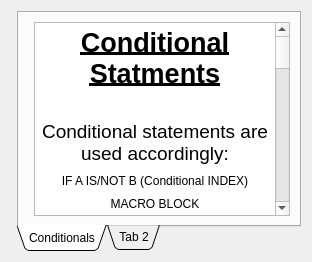
         <widget class="QWidget" name="tab">
          <attribute name="title">
           <string>Documentation</string>
          </attribute>
          <layout class="QFormLayout" name="formLayout_2">
           <item row="0" column="1">
            <widget class="QTabWidget" name="tabWidget_2">
             <property name="sizePolicy">
              <sizepolicy hsizetype="Expanding" vsizetype="Expanding">
               <horstretch>0</horstretch>
               <verstretch>5</verstretch>
              </sizepolicy>
             </property>
             <property name="tabPosition">
              <enum>QTabWidget::South</enum>
             </property>
             <property name="tabShape">
              <enum>QTabWidget::Triangular</enum>
             </property>
             <property name="currentIndex">
              <number>0</number>
             </property>
             <widget class="QWidget" name="Conditional">
              <attribute name="title">
               <string>Conditionals</string>
              </attribute>
              <layout class="QFormLayout" name="formLayout_3">
               <item row="0" column="1">
                <widget class="QTextEdit" name="textEdit_2">
                 <property name="sizePolicy">
                  <sizepolicy hsizetype="Expanding" vsizetype="Expanding">
                   <horstretch>0</horstretch>
                   <verstretch>5</verstretch>
                  </sizepolicy>
                 </property>
                 <property name="readOnly">
                  <bool>true</bool>
                 </property>
                 <property name="html">
                  <string>&lt;!DOCTYPE HTML PUBLIC &quot;-//W3C//DTD HTML 4.0//EN&quot; &quot;http://www.w3.org/TR/REC-html40/strict.dtd&quot;&gt;
&lt;html&gt;&lt;head&gt;&lt;meta name=&quot;qrichtext&quot; content=&quot;1&quot; /&gt;&lt;style type=&quot;text/css&quot;&gt;
p, li { white-space: pre-wrap; }
&lt;/style&gt;&lt;/head&gt;&lt;body style=&quot; font-family:'MS Shell Dlg 2'; font-size:8.25pt; font-weight:400; font-style:normal;&quot;&gt;
&lt;p align=&quot;center&quot; style=&quot; margin-top:0px; margin-bottom:0px; margin-left:0px; margin-right:0px; -qt-block-indent:0; text-indent:0px;&quot;&gt;&lt;span style=&quot; font-family:'Sans Serif'; font-size:20pt; font-weight:600; text-decoration: underline;&quot;&gt;Conditional Statments&lt;/span&gt;&lt;/p&gt;
&lt;p align=&quot;center&quot; style=&quot;-qt-paragraph-type:empty; margin-top:0px; margin-bottom:0px; margin-left:0px; margin-right:0px; -qt-block-indent:0; text-indent:0px; font-family:'Sans Serif'; font-size:20pt; font-weight:600; text-decoration: underline;&quot;&gt;&lt;br /&gt;&lt;/p&gt;
&lt;p align=&quot;center&quot; style=&quot; margin-top:0px; margin-bottom:0px; margin-left:0px; margin-right:0px; -qt-block-indent:0; text-indent:0px;&quot;&gt;&lt;span style=&quot; font-family:'Sans Serif'; font-size:14pt;&quot;&gt;Conditional statements are used accordingly:&lt;/span&gt;&lt;/p&gt;
&lt;p align=&quot;center&quot; style=&quot; margin-top:0px; margin-bottom:0px; margin-left:0px; margin-right:0px; -qt-block-indent:0; text-indent:0px;&quot;&gt;&lt;span style=&quot; font-family:'Sans Serif'; font-size:14pt; vertical-align:sub;&quot;&gt;IF A IS/NOT B (Conditional INDEX)&lt;/span&gt;&lt;/p&gt;
&lt;p align=&quot;center&quot; style=&quot; margin-top:0px; margin-bottom:0px; margin-left:0px; margin-right:0px; -qt-block-indent:0; text-indent:0px;&quot;&gt;&lt;span style=&quot; font-family:'Sans Serif'; font-size:14pt; vertical-align:sub;&quot;&gt;MACRO BLOCK&lt;/span&gt;&lt;/p&gt;
&lt;p align=&quot;center&quot; style=&quot; margin-top:0px; margin-bottom:0px; margin-left:0px; margin-right:0px; -qt-block-indent:0; text-indent:0px;&quot;&gt;&lt;span style=&quot; font-family:'Sans Serif'; font-size:14pt; vertical-align:sub;&quot;&gt;END (Conditional INDEX)&lt;/span&gt;&lt;/p&gt;
&lt;p align=&quot;center&quot; style=&quot;-qt-paragraph-type:empty; margin-top:0px; margin-bottom:0px; margin-left:0px; margin-right:0px; -qt-block-indent:0; text-indent:0px; font-family:'Sans Serif'; font-size:14pt; vertical-align:sub;&quot;&gt;&lt;br /&gt;&lt;/p&gt;
&lt;p align=&quot;center&quot; style=&quot; margin-top:0px; margin-bottom:0px; margin-left:0px; margin-right:0px; -qt-block-indent:0; text-indent:0px;&quot;&gt;&lt;span style=&quot; font-family:'Sans Serif'; font-size:14pt;&quot;&gt;Conditional INDEX:&lt;/span&gt;&lt;/p&gt;
&lt;p align=&quot;center&quot; style=&quot; margin-top:0px; margin-bottom:0px; margin-left:0px; margin-right:0px; -qt-block-indent:0; text-indent:0px;&quot;&gt;&lt;span style=&quot; font-family:'Sans Serif'; font-size:14pt; vertical-align:sub;&quot;&gt;The Conditional INDEX is used to link up a block and its END statement &lt;/span&gt;&lt;/p&gt;
&lt;p align=&quot;center&quot; style=&quot; margin-top:0px; margin-bottom:0px; margin-left:0px; margin-right:0px; -qt-block-indent:0; text-indent:0px;&quot;&gt;&lt;span style=&quot; font-family:'Sans Serif'; font-size:14pt; vertical-align:sub;&quot;&gt;By default the editor will set a unique INDEX for each conditional statement but it is possible to name these indexes yourself!&lt;/span&gt;&lt;/p&gt;
&lt;p align=&quot;center&quot; style=&quot; margin-top:0px; margin-bottom:0px; margin-left:0px; margin-right:0px; -qt-block-indent:0; text-indent:0px;&quot;&gt;&lt;span style=&quot; font-family:'Sans Serif'; font-size:14pt; vertical-align:sub;&quot;&gt;EXAMPLE:&lt;/span&gt;&lt;/p&gt;
&lt;p align=&quot;center&quot; style=&quot; margin-top:0px; margin-bottom:0px; margin-left:0px; margin-right:0px; -qt-block-indent:0; text-indent:0px;&quot;&gt;&lt;span style=&quot; font-family:'Sans Serif'; font-size:14pt; vertical-align:sub;&quot;&gt;IF A IS/NOT B C&lt;/span&gt;&lt;/p&gt;
&lt;p align=&quot;center&quot; style=&quot; margin-top:0px; margin-bottom:0px; margin-left:0px; margin-right:0px; -qt-block-indent:0; text-indent:0px;&quot;&gt;&lt;span style=&quot; font-family:'Sans Serif'; font-size:14pt; vertical-align:sub;&quot;&gt;MACRO BLOCK&lt;/span&gt;&lt;/p&gt;
&lt;p align=&quot;center&quot; style=&quot; margin-top:0px; margin-bottom:0px; margin-left:0px; margin-right:0px; -qt-block-indent:0; text-indent:0px;&quot;&gt;&lt;span style=&quot; font-family:'Sans Serif'; font-size:14pt; vertical-align:sub;&quot;&gt;END C&lt;/span&gt;&lt;/p&gt;
&lt;p align=&quot;center&quot; style=&quot;-qt-paragraph-type:empty; margin-top:0px; margin-bottom:0px; margin-left:0px; margin-right:0px; -qt-block-indent:0; text-indent:0px; font-family:'Sans Serif'; font-size:14pt; vertical-align:sub;&quot;&gt;&lt;br /&gt;&lt;/p&gt;
&lt;p align=&quot;center&quot; style=&quot; margin-top:0px; margin-bottom:0px; margin-left:0px; margin-right:0px; -qt-block-indent:0; text-indent:0px;&quot;&gt;&lt;span style=&quot; font-family:'Sans Serif'; font-size:14pt;&quot;&gt;Nesting Conditionals:&lt;/span&gt;&lt;/p&gt;
&lt;p align=&quot;center&quot; style=&quot; margin-top:0px; margin-bottom:0px; margin-left:0px; margin-right:0px; -qt-block-indent:0; text-indent:0px;&quot;&gt;&lt;span style=&quot; font-family:'Sans Serif'; font-size:14pt; vertical-align:sub;&quot;&gt;Using the Conditional INDEX you can nest conditional statements accordingly:&lt;/span&gt;&lt;/p&gt;
&lt;p align=&quot;center&quot; style=&quot; margin-top:0px; margin-bottom:0px; margin-left:0px; margin-right:0px; -qt-block-indent:0; text-indent:0px;&quot;&gt;&lt;span style=&quot; font-family:'Sans Serif'; font-size:14pt; vertical-align:sub;&quot;&gt;IF A IS/NOT B C&lt;/span&gt;&lt;/p&gt;
&lt;p align=&quot;center&quot; style=&quot;-qt-paragraph-type:empty; margin-top:0px; margin-bottom:0px; margin-left:0px; margin-right:0px; -qt-block-indent:0; text-indent:0px; font-family:'Sans Serif'; font-size:9pt;&quot;&gt;&lt;br /&gt;&lt;/p&gt;
&lt;p align=&quot;center&quot; style=&quot; margin-top:0px; margin-bottom:0px; margin-left:0px; margin-right:0px; -qt-block-indent:0; text-indent:0px;&quot;&gt;&lt;span style=&quot; font-family:'Sans Serif'; font-size:14pt; vertical-align:sub;&quot;&gt;IF A IS/NOT B D&lt;/span&gt;&lt;/p&gt;
&lt;p align=&quot;center&quot; style=&quot; margin-top:0px; margin-bottom:0px; margin-left:0px; margin-right:0px; -qt-block-indent:0; text-indent:0px;&quot;&gt;&lt;span style=&quot; font-family:'Sans Serif'; font-size:14pt; vertical-align:sub;&quot;&gt;MACRO BLOCK&lt;/span&gt;&lt;/p&gt;
&lt;p align=&quot;center&quot; style=&quot; margin-top:0px; margin-bottom:0px; margin-left:0px; margin-right:0px; -qt-block-indent:0; text-indent:0px;&quot;&gt;&lt;span style=&quot; font-family:'Sans Serif'; font-size:14pt; vertical-align:sub;&quot;&gt;END D&lt;/span&gt;&lt;/p&gt;
&lt;p align=&quot;center&quot; style=&quot;-qt-paragraph-type:empty; margin-top:0px; margin-bottom:0px; margin-left:0px; margin-right:0px; -qt-block-indent:0; text-indent:0px; font-family:'Sans Serif'; font-size:14pt; vertical-align:sub;&quot;&gt;&lt;br /&gt;&lt;/p&gt;
&lt;p align=&quot;center&quot; style=&quot; margin-top:0px; margin-bottom:0px; margin-left:0px; margin-right:0px; -qt-block-indent:0; text-indent:0px;&quot;&gt;&lt;span style=&quot; font-family:'Sans Serif'; font-size:14pt; vertical-align:sub;&quot;&gt;END C&lt;/span&gt;&lt;/p&gt;
&lt;p align=&quot;center&quot; style=&quot;-qt-paragraph-type:empty; margin-top:0px; margin-bottom:0px; margin-left:0px; margin-right:0px; -qt-block-indent:0; text-indent:0px; font-family:'Sans Serif'; font-size:14pt; vertical-align:sub;&quot;&gt;&lt;br /&gt;&lt;/p&gt;
&lt;p align=&quot;center&quot; style=&quot; margin-top:0px; margin-bottom:0px; margin-left:0px; margin-right:0px; -qt-block-indent:0; text-indent:0px;&quot;&gt;&lt;span style=&quot; font-family:'Sans Serif'; font-size:20pt; font-weight:600; text-decoration: underline;&quot;&gt;Repeats&lt;/span&gt;&lt;/p&gt;
&lt;p align=&quot;center&quot; style=&quot;-qt-paragraph-type:empty; margin-top:0px; margin-bottom:0px; margin-left:0px; margin-right:0px; -qt-block-indent:0; text-indent:0px; font-family:'Sans Serif'; font-size:20pt; font-weight:600; text-decoration: underline;&quot;&gt;&lt;br /&gt;&lt;/p&gt;
&lt;p align=&quot;center&quot; style=&quot; margin-top:0px; margin-bottom:0px; margin-left:0px; margin-right:0px; -qt-block-indent:0; text-indent:0px;&quot;&gt;&lt;span style=&quot; font-family:'Sans Serif'; font-size:14pt;&quot;&gt;Repeats are used accordingly:&lt;/span&gt;&lt;/p&gt;
&lt;p align=&quot;center&quot; style=&quot; margin-top:0px; margin-bottom:0px; margin-left:0px; margin-right:0px; -qt-block-indent:0; text-indent:0px;&quot;&gt;&lt;span style=&quot; font-family:'Sans Serif'; font-size:14pt; vertical-align:sub;&quot;&gt;Repeat (Number of times to repeat) INDEX&lt;/span&gt;&lt;/p&gt;
&lt;p align=&quot;center&quot; style=&quot; margin-top:0px; margin-bottom:0px; margin-left:0px; margin-right:0px; -qt-block-indent:0; text-indent:0px;&quot;&gt;&lt;span style=&quot; font-family:'Sans Serif'; font-size:14pt; vertical-align:sub;&quot;&gt;MACRO BLOCK&lt;/span&gt;&lt;/p&gt;
&lt;p align=&quot;center&quot; style=&quot; margin-top:0px; margin-bottom:0px; margin-left:0px; margin-right:0px; -qt-block-indent:0; text-indent:0px;&quot;&gt;&lt;span style=&quot; font-family:'Sans Serif'; font-size:14pt; vertical-align:sub;&quot;&gt;END INDEX&lt;/span&gt;&lt;/p&gt;
&lt;p align=&quot;center&quot; style=&quot;-qt-paragraph-type:empty; margin-top:0px; margin-bottom:0px; margin-left:0px; margin-right:0px; -qt-block-indent:0; text-indent:0px; font-family:'Sans Serif'; font-size:14pt; vertical-align:sub;&quot;&gt;&lt;br /&gt;&lt;/p&gt;
&lt;p align=&quot;center&quot; style=&quot; margin-top:0px; margin-bottom:0px; margin-left:0px; margin-right:0px; -qt-block-indent:0; text-indent:0px;&quot;&gt;&lt;span style=&quot; font-family:'Sans Serif'; font-size:14pt;&quot;&gt;Endless loops:&lt;/span&gt;&lt;/p&gt;
&lt;p align=&quot;center&quot; style=&quot; margin-top:0px; margin-bottom:0px; margin-left:0px; margin-right:0px; -qt-block-indent:0; text-indent:0px;&quot;&gt;&lt;span style=&quot; font-family:'Sans Serif'; font-size:14pt; vertical-align:sub;&quot;&gt;To create an endless loop just set the NUMBER to 0&lt;/span&gt;&lt;/p&gt;
&lt;p align=&quot;center&quot; style=&quot;-qt-paragraph-type:empty; margin-top:0px; margin-bottom:0px; margin-left:0px; margin-right:0px; -qt-block-indent:0; text-indent:0px; font-family:'Sans Serif'; font-size:9pt;&quot;&gt;&lt;br /&gt;&lt;/p&gt;&lt;/body&gt;&lt;/html&gt;</string>
                 </property>
                </widget>
               </item>
              </layout>
             </widget>
             <widget class="QWidget" name="tab_3">
              <attribute name="title">
               <string>Tab 2</string>
              </attribute>
             </widget>
            </widget>
           </item>
          </layout>
         </widget>
